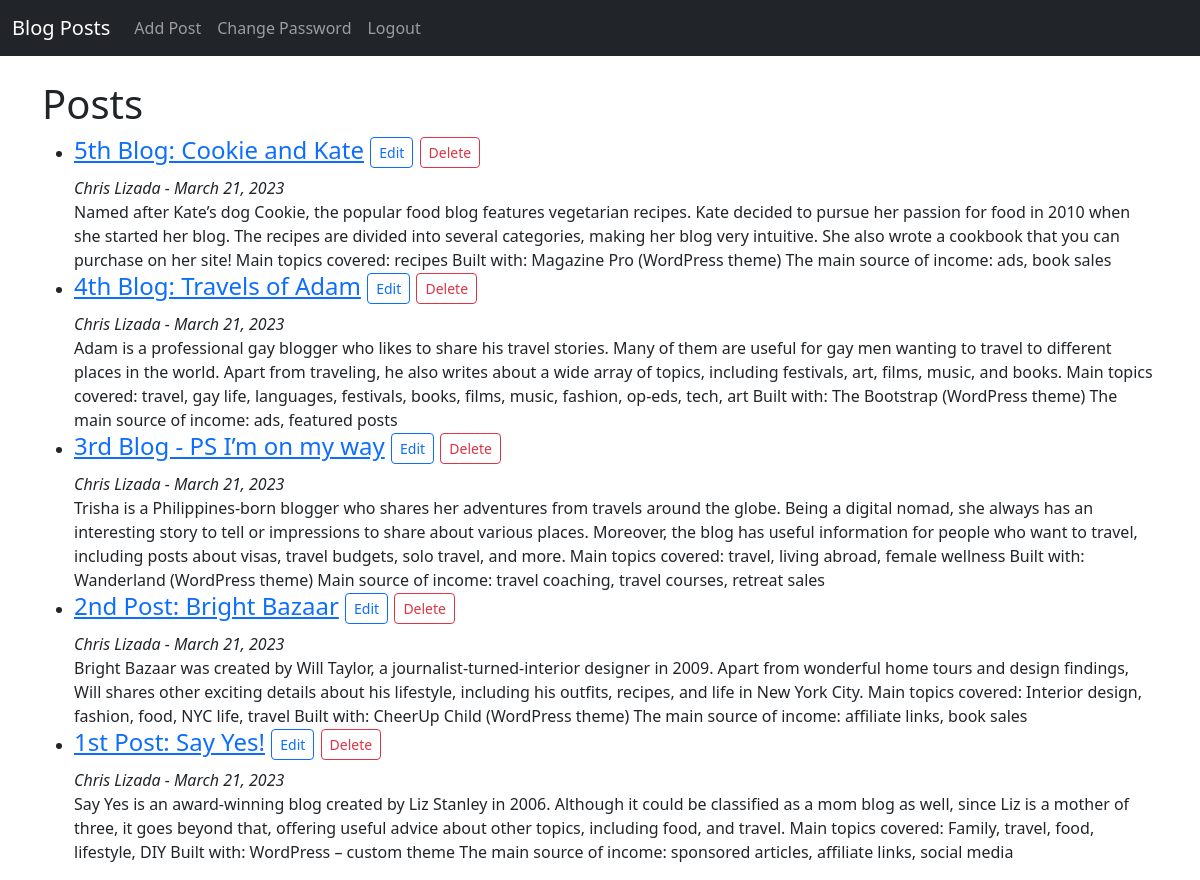
The page /home on the database its author committed.
### blog/models.py (models this page shows, shortened)
class Post(models.Model):
    title = models.CharField(max_length=255)
    title_tag = models.CharField(max_length=255)
    author = models.ForeignKey(User, on_delete=models.CASCADE)
    body = models.TextField()
    post_date = models.DateField(auto_now_add=True)

### blog/views.py (the view)
# urls.py: path('home', HomeView.as_view(), name="home"),
class HomeView(ListView):
    model = Post
    template_name = 'home.html'
    ordering = ['-id']

### blog/templates/home.html
{% extends 'base.html' %}
{% block content %}
<h1>Posts</h1>
<ul>
{% for post in object_list %}
    <li><h4><a href="{% url 'article-detail' post.pk %}">{{ post.title }}</a>
        <a href="{% url 'update_post' post.pk %}" class="btn btn-outline-primary btn-sm">Edit</a>
        <a href="{% url 'delete_post' post.pk %}" class="btn btn-outline-danger btn-sm">Delete</a></h4>
        <i>{{ post.author.first_name }}
        {{ post.author.last_name }} - {{ post.post_date }}</i>
        <br/>
        {{ post.body }}
    </li>
{% endfor %}
</ul>
{% endblock %}

### blog/templates/base.html (shortened to what this page needs)
<!doctype html>
<html lang="en">
  <head>
    <link href="https://cdn.jsdelivr.net/npm/bootstrap@5.3.0-alpha1/dist/css/bootstrap.min.css" rel="stylesheet">
  </head>
  <body>
    <nav class="navbar navbar-expand-lg navbar-dark bg-dark">
        <div class="container-fluid">
          <a class="navbar-brand" href="{% url 'home' %}">Blog Posts</a>
          <div class="collapse navbar-collapse" id="navbarSupportedContent">
            <ul class="navbar-nav me-auto mb-2 mb-lg-0">
              <li class="nav-item">
                <a class="nav-link" href="{% url 'add_post' %}">Add Post</a>
              </li>
              <li class="nav-item">
                <a class="nav-link" href="{% url 'auth_password_change' %}">Change Password</a>
              </li>
              <li class="nav-item">
                <a class="nav-link" href="{% url 'auth_logout' %}">Logout</a>
              </li>
            </ul>
          </div>
        </div>
      </nav>
    <br/>
    <div class="container">
    {% block content %}
    {% endblock %}
    </div>
  </body>
</html>

### rows shown on the page
Post: title "5th Blog: Cookie and Kate", author.first_name "Chris", author.last_name "Lizada", post_date "March 21, 2023", body "Named after Kate’s dog Cookie, the popular food blog features vegetarian recipes. Kate decided to pursue her passion for food in 2010 when she started her blog. The recipes are divided into several categories, making her blog very intuitive. She also wrote a cookbook that you can purchase on her site! Main topics covered: recipes Built with: Magazine Pro (WordPress theme) The main source of income: ads, book sales"
Post: title "4th Blog: Travels of Adam", author.first_name "Chris", author.last_name "Lizada", post_date "March 21, 2023", body "Adam is a professional gay blogger who likes to share his travel stories. Many of them are useful for gay men wanting to travel to different places in the world. Apart from traveling, he also writes about a wide array of topics, including festivals, art, films, music, and books. Main topics covered: travel, gay life, languages, festivals, books, films, music, fashion, op-eds, tech, art Built with: The Bootstrap (WordPress theme) The main source of income: ads, featured posts"
Post: title "3rd Blog - PS I’m on my way", author.first_name "Chris", author.last_name "Lizada", post_date "March 21, 2023", body "Trisha is a Philippines-born blogger who shares her adventures from travels around the globe. Being a digital nomad, she always has an interesting story to tell or impressions to share about various places. Moreover, the blog has useful information for people who want to travel, including posts about visas, travel budgets, solo travel, and more. Main topics covered: travel, living abroad, female wellness Built with: Wanderland (WordPress theme) Main source of income: travel coaching, travel courses, retreat sales"
Post: title "2nd Post: Bright Bazaar", author.first_name "Chris", author.last_name "Lizada", post_date "March 21, 2023", body "Bright Bazaar was created by Will Taylor, a journalist-turned-interior designer in 2009. Apart from wonderful home tours and design findings, Will shares other exciting details about his lifestyle, including his outfits, recipes, and life in New York City. Main topics covered: Interior design, fashion, food, NYC life, travel Built with: CheerUp Child (WordPress theme) The main source of income: affiliate links, book sales"
Post: title "1st Post: Say Yes!", author.first_name "Chris", author.last_name "Lizada", post_date "March 21, 2023", body "Say Yes is an award-winning blog created by Liz Stanley in 2006. Although it could be classified as a mom blog as well, since Liz is a mother of three, it goes beyond that, offering useful advice about other topics, including food, and travel. Main topics covered: Family, travel, food, lifestyle, DIY Built with: WordPress – custom theme The main source of income: sponsored articles, affiliate links, social media"
